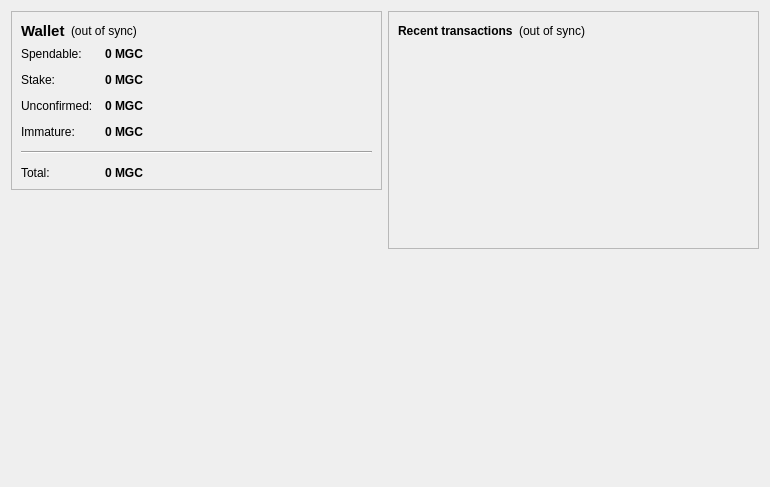
<?xml version="1.0" encoding="UTF-8"?>
<ui version="4.0">
 <class>OverviewPage</class>
 <widget class="QWidget" name="OverviewPage">
  <property name="geometry">
   <rect>
    <x>0</x>
    <y>0</y>
    <width>770</width>
    <height>487</height>
   </rect>
  </property>
  <property name="windowTitle">
   <string>Form</string>
  </property>
  <layout class="QHBoxLayout" name="horizontalLayout" stretch="1,1">
   <item>
    <layout class="QVBoxLayout" name="verticalLayout_2">
     <item>
      <widget class="QFrame" name="frame">
       <property name="frameShape">
        <enum>QFrame::StyledPanel</enum>
       </property>
       <property name="frameShadow">
        <enum>QFrame::Raised</enum>
       </property>
       <layout class="QVBoxLayout" name="verticalLayout_4">
        <item>
         <layout class="QHBoxLayout" name="horizontalLayout_4">
          <item>
           <widget class="QLabel" name="label_5">
            <property name="font">
             <font>
              <pointsize>11</pointsize>
              <weight>75</weight>
              <bold>true</bold>
             </font>
            </property>
            <property name="text">
             <string>Wallet</string>
            </property>
           </widget>
          </item>
          <item>
           <widget class="QLabel" name="labelWalletStatus">
            <property name="toolTip">
             <string>The displayed information may be out of date. Your wallet automatically synchronizes with the MyGulfCoin network after a connection is established, but this process has not completed yet.</string>
            </property>
            <property name="styleSheet">
             <string notr="true"/>
            </property>
            <property name="text">
             <string notr="true">(out of sync)</string>
            </property>
            <property name="alignment">
             <set>Qt::AlignLeading|Qt::AlignLeft|Qt::AlignVCenter</set>
            </property>
           </widget>
          </item>
          <item>
           <spacer name="horizontalSpacer_2">
            <property name="orientation">
             <enum>Qt::Horizontal</enum>
            </property>
            <property name="sizeHint" stdset="0">
             <size>
              <width>40</width>
              <height>20</height>
             </size>
            </property>
           </spacer>
          </item>
         </layout>
        </item>
        <item>
         <layout class="QFormLayout" name="formLayout_2">
          <property name="fieldGrowthPolicy">
           <enum>QFormLayout::AllNonFixedFieldsGrow</enum>
          </property>
          <property name="horizontalSpacing">
           <number>12</number>
          </property>
          <property name="verticalSpacing">
           <number>12</number>
          </property>
          <item row="0" column="0">
           <widget class="QLabel" name="label">
            <property name="text">
             <string>Spendable:</string>
            </property>
           </widget>
          </item>
          <item row="0" column="1">
           <widget class="QLabel" name="labelBalance">
            <property name="font">
             <font>
              <weight>75</weight>
              <bold>true</bold>
             </font>
            </property>
            <property name="cursor">
             <cursorShape>IBeamCursor</cursorShape>
            </property>
            <property name="toolTip">
             <string>Your current spendable balance</string>
            </property>
            <property name="text">
             <string notr="true">0 MGC</string>
            </property>
            <property name="textInteractionFlags">
             <set>Qt::LinksAccessibleByMouse|Qt::TextSelectableByKeyboard|Qt::TextSelectableByMouse</set>
            </property>
           </widget>
          </item>
          <item row="1" column="0">
           <widget class="QLabel" name="label_6">
            <property name="text">
             <string>Stake:</string>
            </property>
           </widget>
          </item>
          <item row="1" column="1">
           <widget class="QLabel" name="labelStake">
            <property name="font">
             <font>
              <weight>75</weight>
              <bold>true</bold>
             </font>
            </property>
            <property name="cursor">
             <cursorShape>IBeamCursor</cursorShape>
            </property>
            <property name="toolTip">
             <string>Total of coins that was staked, and do not yet count toward the current balance</string>
            </property>
            <property name="text">
             <string notr="true">0 MGC</string>
            </property>
            <property name="textInteractionFlags">
             <set>Qt::LinksAccessibleByMouse|Qt::TextSelectableByKeyboard|Qt::TextSelectableByMouse</set>
            </property>
           </widget>
          </item>
          <item row="2" column="0">
           <widget class="QLabel" name="label_3">
            <property name="text">
             <string>Unconfirmed:</string>
            </property>
           </widget>
          </item>
          <item row="2" column="1">
           <widget class="QLabel" name="labelUnconfirmed">
            <property name="font">
             <font>
              <weight>75</weight>
              <bold>true</bold>
             </font>
            </property>
            <property name="cursor">
             <cursorShape>IBeamCursor</cursorShape>
            </property>
            <property name="toolTip">
             <string>Total of transactions that have yet to be confirmed, and do not yet count toward the current balance</string>
            </property>
            <property name="text">
             <string notr="true">0 MGC</string>
            </property>
            <property name="textInteractionFlags">
             <set>Qt::LinksAccessibleByMouse|Qt::TextSelectableByKeyboard|Qt::TextSelectableByMouse</set>
            </property>
           </widget>
          </item>
          <item row="3" column="0">
           <widget class="QLabel" name="labelImmatureText">
            <property name="text">
             <string>Immature:</string>
            </property>
           </widget>
          </item>
          <item row="3" column="1">
           <widget class="QLabel" name="labelImmature">
            <property name="font">
             <font>
              <weight>75</weight>
              <bold>true</bold>
             </font>
            </property>
            <property name="toolTip">
             <string>Mined balance that has not yet matured</string>
            </property>
            <property name="text">
             <string notr="true">0 MGC</string>
            </property>
            <property name="textInteractionFlags">
             <set>Qt::LinksAccessibleByMouse|Qt::TextSelectableByKeyboard|Qt::TextSelectableByMouse</set>
            </property>
           </widget>
          </item>
          <item row="4" column="0" colspan="2">
           <widget class="Line" name="line">
            <property name="orientation">
             <enum>Qt::Horizontal</enum>
            </property>
           </widget>
          </item>
          <item row="5" column="0">
           <widget class="QLabel" name="labelTotalText">
            <property name="text">
             <string>Total:</string>
            </property>
           </widget>
          </item>
          <item row="5" column="1">
           <widget class="QLabel" name="labelTotal">
            <property name="font">
             <font>
              <weight>75</weight>
              <bold>true</bold>
             </font>
            </property>
            <property name="cursor">
             <cursorShape>IBeamCursor</cursorShape>
            </property>
            <property name="toolTip">
             <string>Your current total balance</string>
            </property>
            <property name="text">
             <string notr="true">0 MGC</string>
            </property>
            <property name="textInteractionFlags">
             <set>Qt::LinksAccessibleByMouse|Qt::TextSelectableByKeyboard|Qt::TextSelectableByMouse</set>
            </property>
           </widget>
          </item>
         </layout>
        </item>
       </layout>
      </widget>
     </item>
     <item>
      <spacer name="verticalSpacer">
       <property name="orientation">
        <enum>Qt::Vertical</enum>
       </property>
       <property name="sizeHint" stdset="0">
        <size>
         <width>20</width>
         <height>40</height>
        </size>
       </property>
      </spacer>
     </item>
     <item>
      <widget class="QLabel" name="label_2">
       <property name="autoFillBackground">
        <bool>true</bool>
       </property>
       <property name="text">
        <string/>
       </property>
       <property name="pixmap">
        <pixmap resource="../bitcoin.qrc">:/icons/mastbg</pixmap>
       </property>
       <property name="scaledContents">
        <bool>false</bool>
       </property>
       <property name="margin">
        <number>0</number>
       </property>
      </widget>
     </item>
    </layout>
   </item>
   <item>
    <layout class="QVBoxLayout" name="verticalLayout_3">
     <item>
      <widget class="QFrame" name="frame_2">
       <property name="frameShape">
        <enum>QFrame::StyledPanel</enum>
       </property>
       <property name="frameShadow">
        <enum>QFrame::Raised</enum>
       </property>
       <layout class="QVBoxLayout" name="verticalLayout">
        <item>
         <layout class="QHBoxLayout" name="horizontalLayout_2">
          <item>
           <widget class="QLabel" name="label_4">
            <property name="text">
             <string>&lt;b&gt;Recent transactions&lt;/b&gt;</string>
            </property>
           </widget>
          </item>
          <item>
           <widget class="QLabel" name="labelTransactionsStatus">
            <property name="toolTip">
             <string>The displayed information may be out of date. Your wallet automatically synchronizes with the MyGulfCoin network after a connection is established, but this process has not completed yet.</string>
            </property>
            <property name="styleSheet">
             <string notr="true"/>
            </property>
            <property name="text">
             <string notr="true">(out of sync)</string>
            </property>
            <property name="alignment">
             <set>Qt::AlignRight|Qt::AlignTrailing|Qt::AlignVCenter</set>
            </property>
           </widget>
          </item>
          <item>
           <spacer name="horizontalSpacer">
            <property name="orientation">
             <enum>Qt::Horizontal</enum>
            </property>
            <property name="sizeHint" stdset="0">
             <size>
              <width>40</width>
              <height>20</height>
             </size>
            </property>
           </spacer>
          </item>
         </layout>
        </item>
        <item>
         <widget class="QListView" name="listTransactions">
          <property name="styleSheet">
           <string notr="true">QListView { background: transparent; }</string>
          </property>
          <property name="frameShape">
           <enum>QFrame::NoFrame</enum>
          </property>
          <property name="verticalScrollBarPolicy">
           <enum>Qt::ScrollBarAlwaysOff</enum>
          </property>
          <property name="horizontalScrollBarPolicy">
           <enum>Qt::ScrollBarAlwaysOff</enum>
          </property>
          <property name="selectionMode">
           <enum>QAbstractItemView::NoSelection</enum>
          </property>
         </widget>
        </item>
       </layout>
      </widget>
     </item>
     <item>
      <spacer name="verticalSpacer_2">
       <property name="orientation">
        <enum>Qt::Vertical</enum>
       </property>
       <property name="sizeHint" stdset="0">
        <size>
         <width>20</width>
         <height>40</height>
        </size>
       </property>
      </spacer>
     </item>
    </layout>
   </item>
  </layout>
 </widget>
 <resources>
  <include location="../bitcoin.qrc"/>
 </resources>
 <connections/>
</ui>
